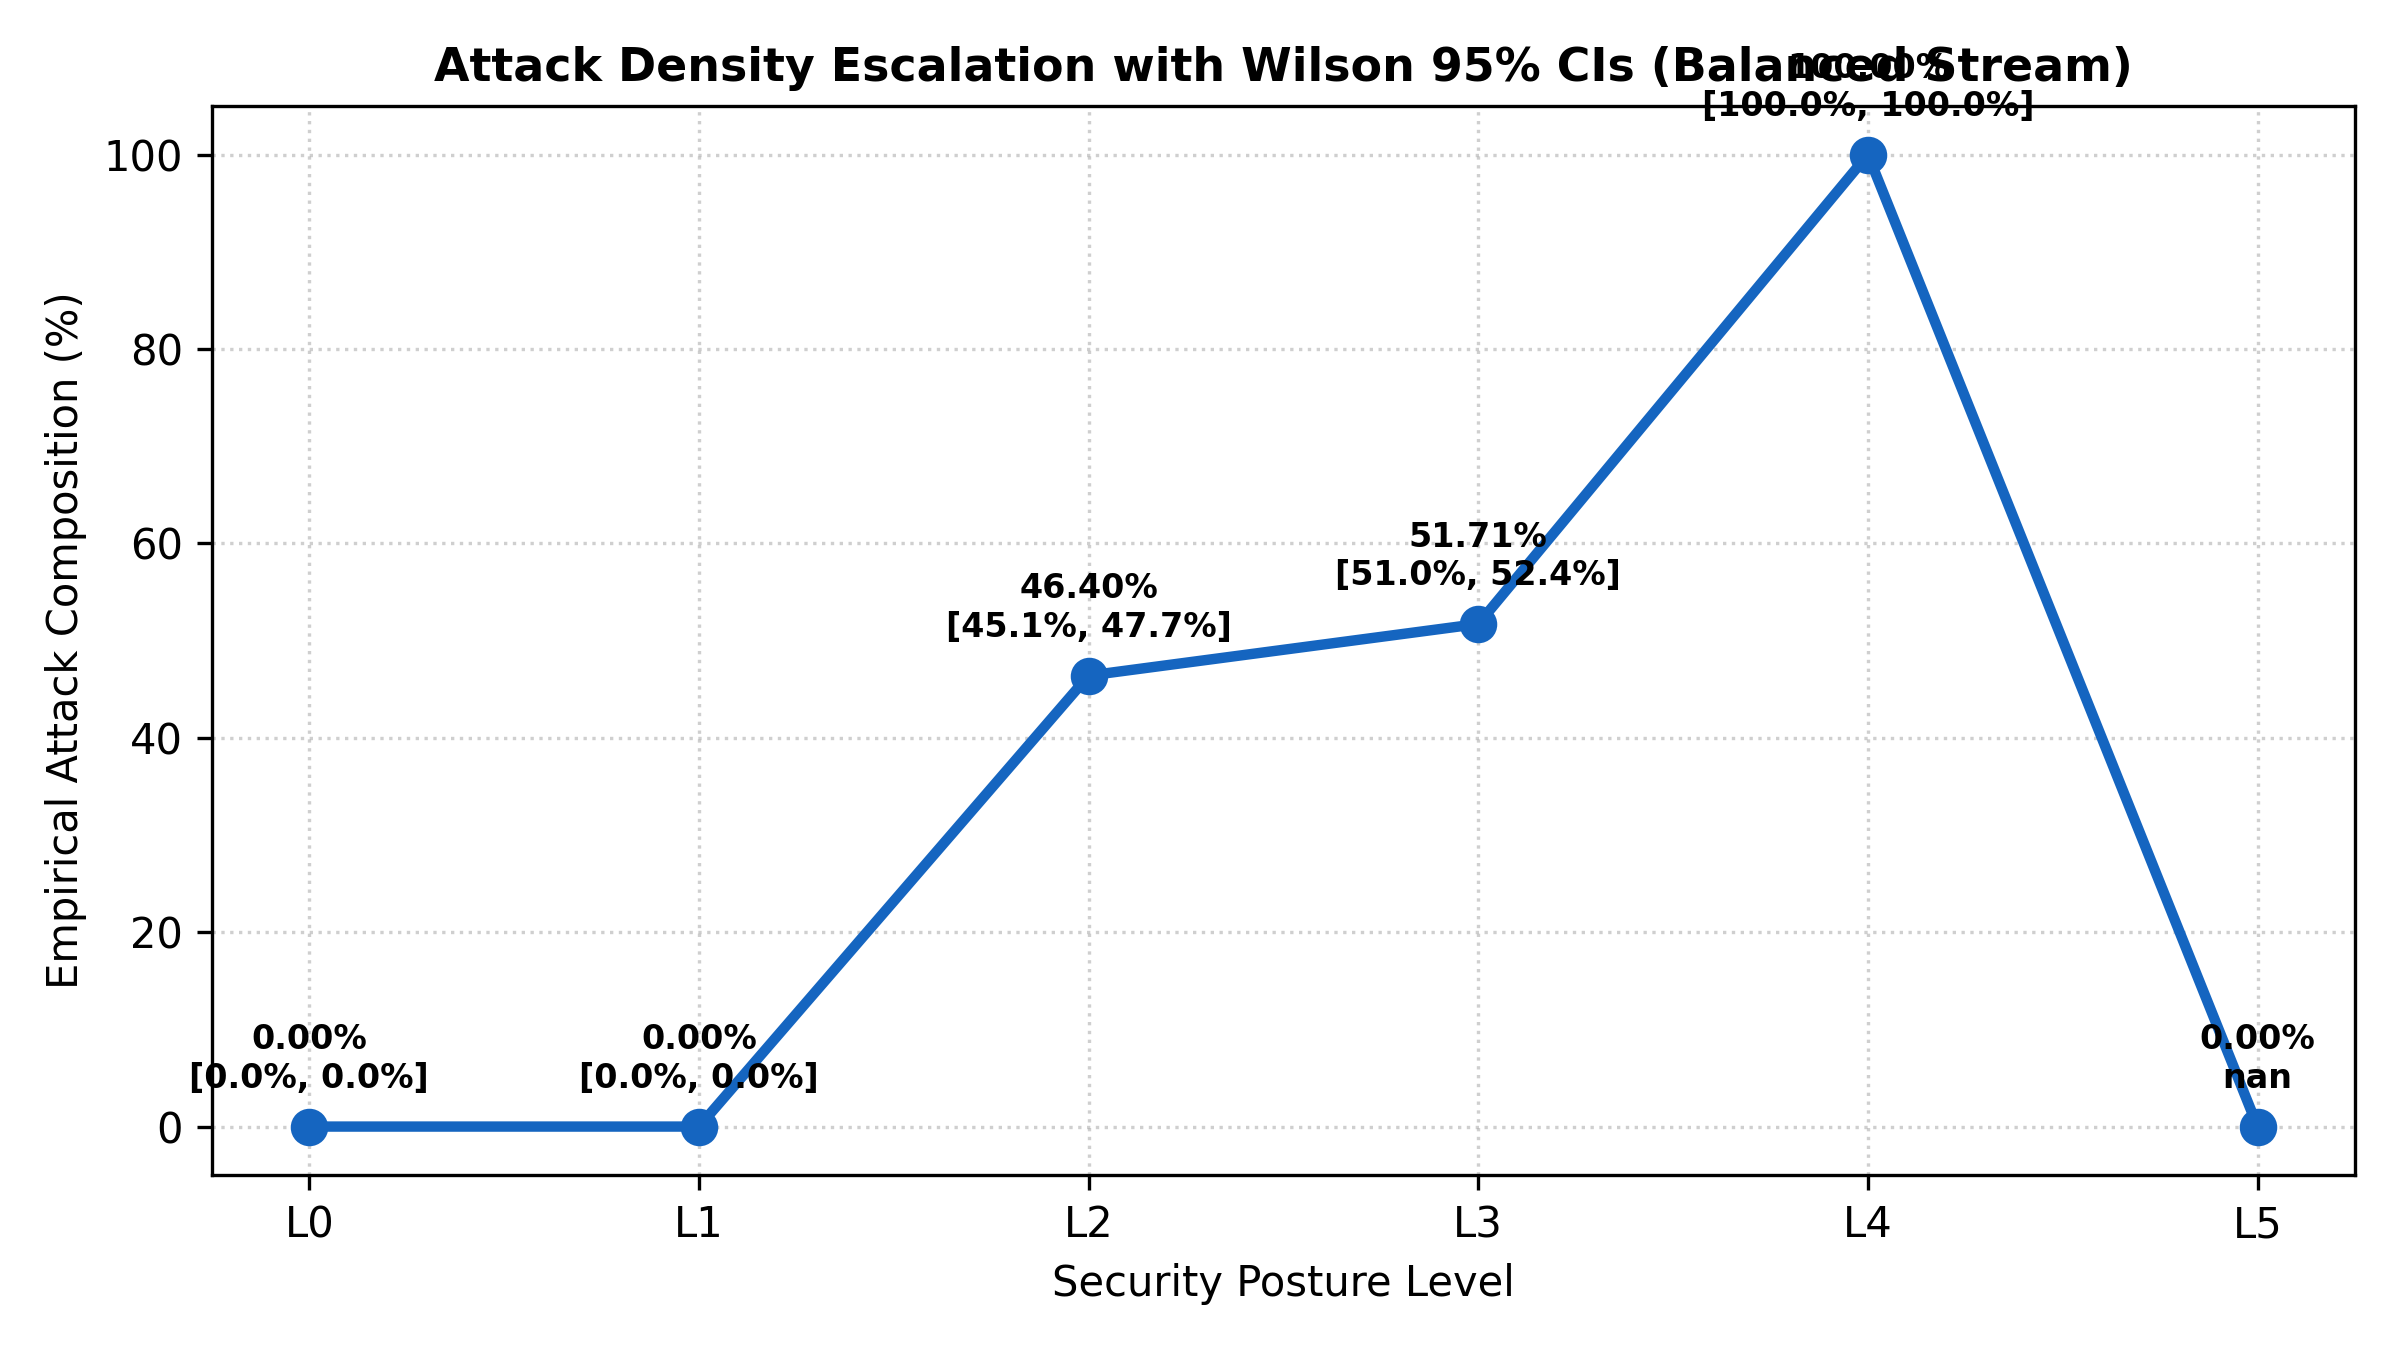

Source code (Python):
import pandas as pd
import matplotlib.pyplot as plt

df = pd.read_csv('results.csv')
bal_df = df[df['Stream'].str.contains('Balanced')].copy()

fig, ax = plt.subplots(figsize=(8, 4.5))

levels = bal_df['Level']
comp_floats = bal_df['Attack Pct'].str.rstrip('%').astype(float)

ax.plot(levels, comp_floats, marker='o', color='#1565c0', linewidth=2.5, markersize=8)

ax.set_title('Attack Density Escalation with Wilson 95% CIs (Balanced Stream)', fontsize=11, fontweight='bold')
ax.set_xlabel('Security Posture Level')
ax.set_ylabel('Empirical Attack Composition (%)')
ax.set_ylim(-5, 105)
ax.grid(True, linestyle=':', alpha=0.6)

for i in range(len(bal_df)):
    txt = bal_df['Attack Pct'].iloc[i]
    ci_txt = bal_df['Wilson 95% CI (Paper Format)'].iloc[i]
    ax.annotate(f"{txt}\n{ci_txt}", (levels.iloc[i], comp_floats.iloc[i] + 4), ha='center', fontsize=8, fontweight='bold')

plt.tight_layout()
plt.savefig('plot.png', dpi=300)
print('Saved E11 plot.png')
